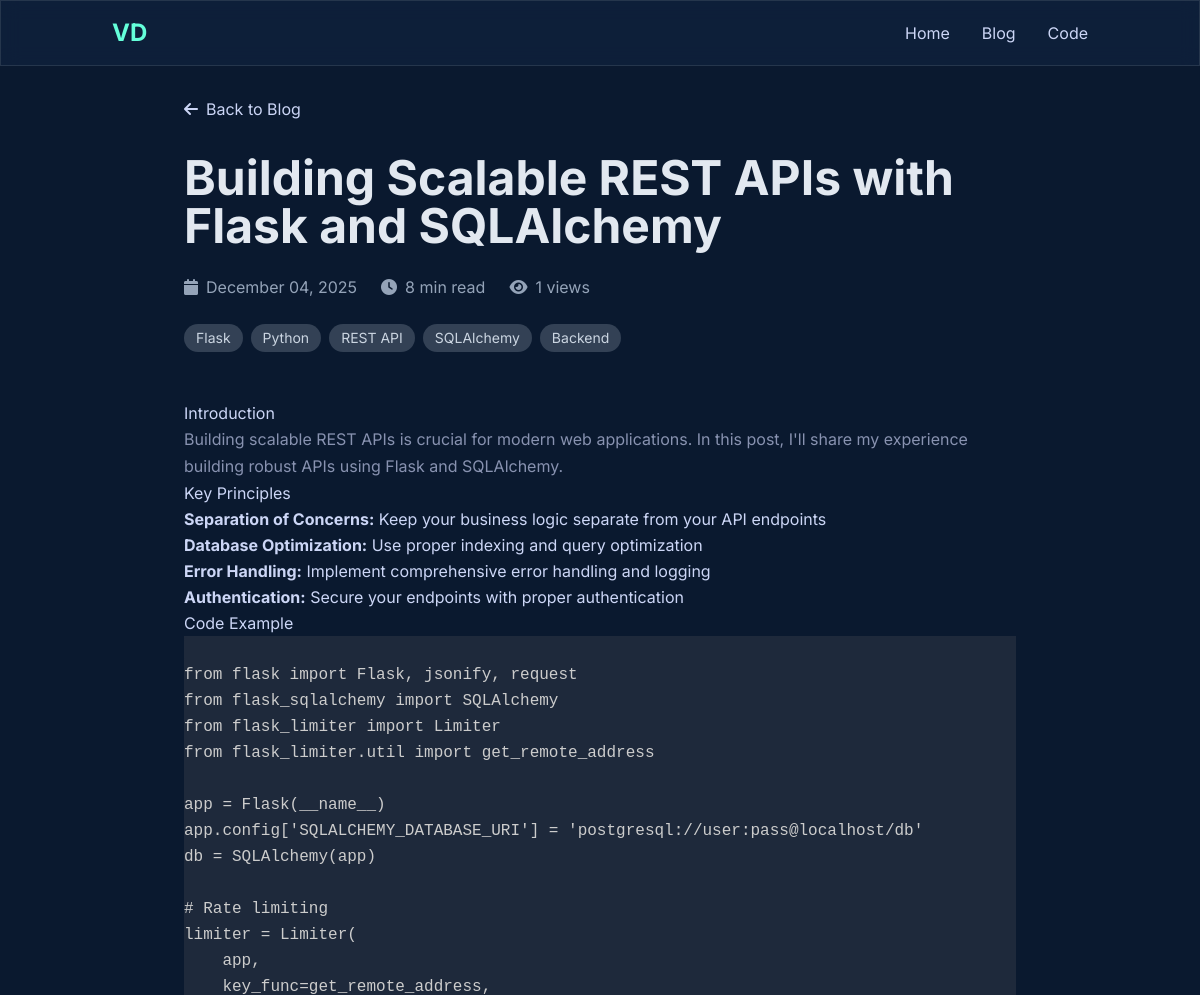
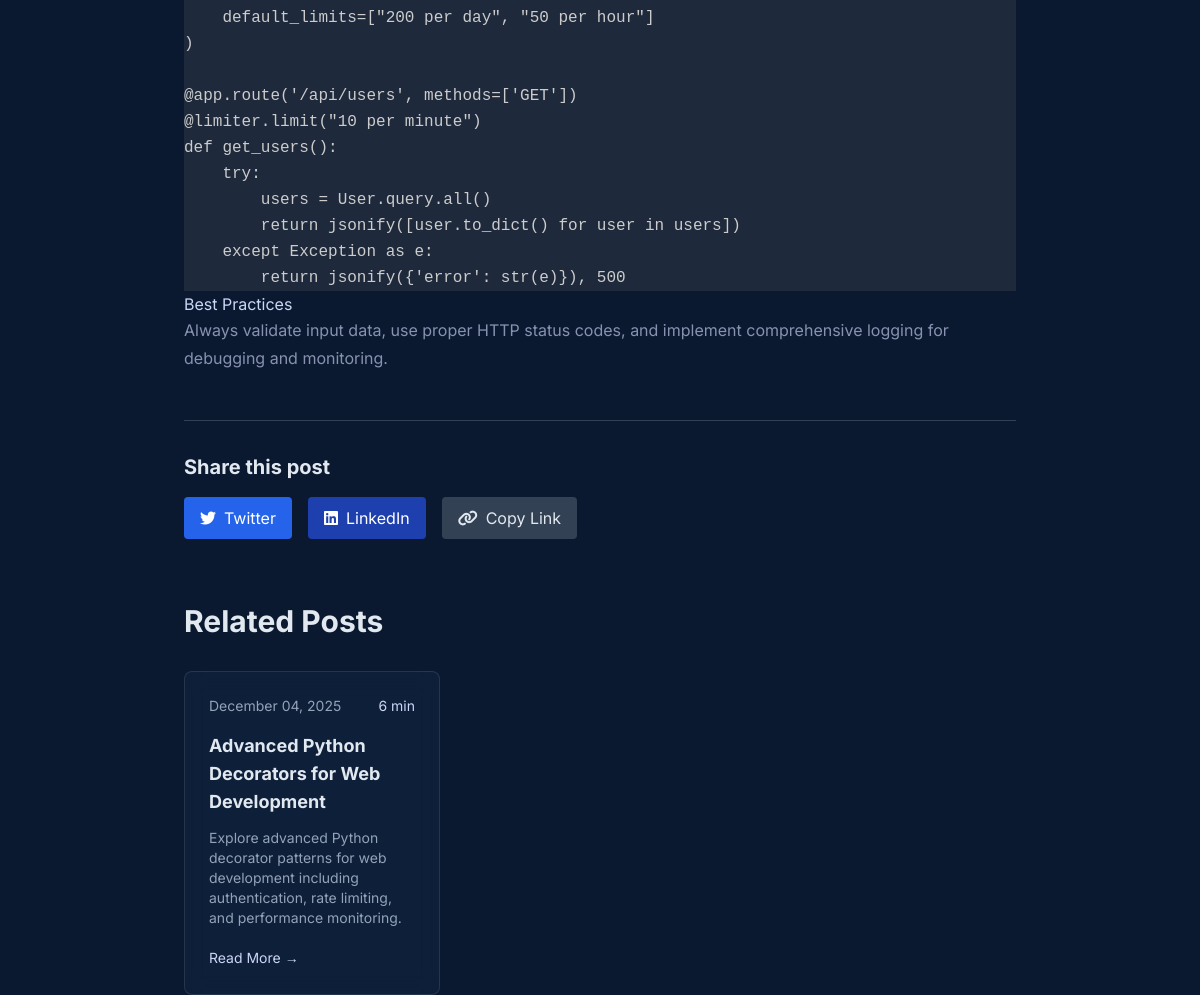
Page /blog/building-scalable-rest-apis-flask-sqlalchemy on the committed database (2 pictures, top to bottom).
### app.py (models this page shows)
class BlogPost(db.Model):
    id = db.Column(db.Integer, primary_key=True)
    title = db.Column(db.String(200), nullable=False)
    slug = db.Column(db.String(200), nullable=False, unique=True)
    content = db.Column(db.Text, nullable=False)
    excerpt = db.Column(db.Text)
    tags = db.Column(db.String(500))  # Comma-separated
    published = db.Column(db.Boolean, default=False)
    featured = db.Column(db.Boolean, default=False)
    read_time = db.Column(db.Integer, default=5)  # minutes
    views = db.Column(db.Integer, default=0)
    created_at = db.Column(db.DateTime, default=datetime.utcnow)
    updated_at = db.Column(db.DateTime, default=datetime.utcnow, onupdate=datetime.utcnow)

### app.py (the view)
@app.route("/blog/<slug>")
def blog_post(slug):
    slug = re.sub(r'[^a-zA-Z0-9-]', '', slug)
    if not slug:
        abort(404)
    post = BlogPost.query.filter_by(slug=slug, published=True).first_or_404()
    try:
        post.views += 1
        db.session.commit()
    except Exception as e:
        app.logger.error(f"Error updating view count: {e}")
        db.session.rollback()
    related_posts = []
    if post.tags:
        tags = [sanitize_input(tag.strip()) for tag in post.tags.split(',')]
        for tag in tags[:2]:  # Use first 2 tags
            if tag:  # Only process non-empty tags
                related = BlogPost.query.filter(
                    BlogPost.tags.contains(tag),
                    BlogPost.id != post.id,
                    BlogPost.published == True
                ).limit(3).all()
                related_posts.extend(related)
    related_posts = list({p.id: p for p in related_posts}.values())[:3]
    return render_template('blog_post.html', post=post, related_posts=related_posts)

### app.py (called while the page is built)
@app.before_request
def before_request():
    if request.endpoint not in ["static"]:
        new_log = VisitorLog(
            ip=request.remote_addr,
            user_agent=request.headers.get("User-Agent"),
            path=request.path
        )
        db.session.add(new_log)
        try:
            db.session.commit()
        except:
            db.session.rollback()

@app.after_request
def after_request(response):
    response.headers['X-Content-Type-Options'] = 'nosniff'
    response.headers['X-Frame-Options'] = 'DENY'
    response.headers['X-XSS-Protection'] = '1; mode=block'
    return response

def sanitize_input(text):
    if not text:
        return ""
    text = re.sub(r'[<>"\']', '', str(text))
    return text.strip()[:1000]  # Limit length

### templates/blog_post.html (shortened to what this page needs)
<!DOCTYPE html>
<html lang="en" class="scroll-smooth">
<head>
    <script src="https://cdn.tailwindcss.com"></script>
    <link rel="stylesheet" href="https://cdnjs.cloudflare.com/ajax/libs/font-awesome/6.4.2/css/all.min.css">
    <link rel="stylesheet" href="https://cdnjs.cloudflare.com/ajax/libs/prism/1.29.0/themes/prism-tomorrow.min.css">
    <link rel="stylesheet" href="{{ url_for('static', filename='css/style.css') }}">
</head>
<body class="leading-relaxed antialiased dark">
    <header class="fixed top-0 left-0 right-0 z-50 glass-effect">
        <nav class="container mx-auto px-6 py-4 flex justify-between items-center">
            <a href="/" class="text-2xl font-bold neon-text">VD</a>
            <div class="hidden md:flex space-x-8 items-center">
                <a href="/" class="hover:text-neon-text transition duration-300">Home</a>
                <a href="/blog" class="hover:text-neon-text transition duration-300">Blog</a>
                <a href="/code-snippets" class="hover:text-neon-text transition duration-300">Code</a>
            </div>
        </nav>
    </header>
    <main class="container mx-auto px-6 md:px-16 lg:px-24 pt-24">
        <div class="mb-8">
            <a href="/blog" class="inline-flex items-center text-neon-text hover:underline">
                <i class="fa-solid fa-arrow-left mr-2"></i>
                Back to Blog
            </a>
        </div>
        <article class="max-w-4xl mx-auto">
            <header class="mb-12">
                <h1 class="text-4xl md:text-5xl font-bold text-slate-200 mb-6">{{ post.title }}</h1>
                <div class="flex flex-wrap items-center gap-6 text-slate-400 mb-6">
                    <div class="flex items-center">
                        <i class="fa-solid fa-calendar mr-2"></i>
                        {{ post.created_at.strftime('%B %d, %Y') }}
                    </div>
                    <div class="flex items-center">
                        <i class="fa-solid fa-clock mr-2"></i>
                        {{ post.read_time }} min read
                    </div>
                    <div class="flex items-center">
                        <i class="fa-solid fa-eye mr-2"></i>
                        {{ post.views }} views
                    </div>
                </div>
                {% if post.tags %}
                <div class="flex flex-wrap gap-2">
                    {% for tag in post.tags.split(',') %}
                    <span class="px-3 py-1 text-sm bg-slate-700 text-slate-300 rounded-full">{{ tag.strip() }}</span>
                    {% endfor %}
                </div>
                {% endif %}
            </header>
            <div class="prose prose-lg prose-invert max-w-none">
                {{ post.content | safe }}
            </div>
            <div class="mt-12 pt-8 border-t border-slate-700">
                <h3 class="text-xl font-bold text-slate-200 mb-4">Share this post</h3>
                <div class="flex space-x-4">
                    <a href="https://twitter.com/intent/tweet?text={{ post.title }}&url={{ request.url }}"
                       target="_blank"
                       class="flex items-center px-4 py-2 bg-blue-600 text-white rounded hover:bg-blue-700 transition">
                        <i class="fa-brands fa-twitter mr-2"></i>
                        Twitter
                    </a>
                    <a href="https://www.linkedin.com/sharing/share-offsite/?url={{ request.url }}"
                       target="_blank"
                       class="flex items-center px-4 py-2 bg-blue-800 text-white rounded hover:bg-blue-900 transition">
                        <i class="fa-brands fa-linkedin mr-2"></i>
                        LinkedIn
                    </a>
                    <button onclick="copyToClipboard()"
                            class="flex items-center px-4 py-2 bg-slate-700 text-slate-200 rounded hover:bg-slate-600 transition">
                        <i class="fa-solid fa-link mr-2"></i>
                        Copy Link
                    </button>
                </div>
            </div>
        </article>
        {% if related_posts %}
        <section class="mt-16 max-w-6xl mx-auto">
            <h2 class="text-3xl font-bold text-slate-200 mb-8">Related Posts</h2>
            <div class="grid grid-cols-1 md:grid-cols-3 gap-8">
                {% for related_post in related_posts %}
                <article class="glass-effect rounded-lg p-6 hover:scale-105 transition-transform duration-300">
                    <div class="flex items-center justify-between mb-4">
                        <span class="text-sm text-slate-400">{{ related_post.created_at.strftime('%B %d, %Y') }}</span>
                        <span class="text-sm text-neon-text">{{ related_post.read_time }} min</span>
                    </div>
                    <h3 class="text-lg font-bold text-slate-200 mb-3 hover:text-neon-text transition-colors">
                        <a href="/blog/{{ related_post.slug }}">{{ related_post.title }}</a>
                    </h3>
                    <p class="text-slate-400 mb-4 text-sm">
                        {{ related_post.excerpt or related_post.content[:100] + '...' }}
                    </p>
                    <a href="/blog/{{ related_post.slug }}" class="text-neon-text hover:underline text-sm">Read More →</a>
                </article>
                {% endfor %}
            </div>
        </section>
        {% endif %}
    </main>
</body>
</html>

### static/css/style.css (style rules this page uses)
body { font-family: 'Inter', sans-serif; }
body.dark { background-color: #0a192f; color: #ccd6f6; }
.glass-effect { background: rgba(23, 49, 85, 0.3); backdrop-filter: blur(10px); -webkit-backdrop-filter: blur(10px); border: 1px solid rgba(255, 255, 255, 0.1); }
.neon-text { color: #64ffda; }
.prose { max-width: none; }
.prose h1, .prose h2, .prose h3 { color: #ccd6f6; }
.prose p { color: #8892b0; line-height: 1.7; }
.prose code { background: #1e293b; padding: 0.2em 0.4em; border-radius: 0.25rem; }
.prose pre { background: #1e293b !important; }

### rows in the picture
BlogPost: title "Building Scalable REST APIs with Flask and SQLAlchemy", created_at "December 04, 2025", read_time "8", views "1", content "Introduction Building scalable REST APIs is crucial for modern web applications. In this post, I'll share my experience building robust APIs using Flask and SQLAlchemy. Key Principles Separation of Concerns: Keep your business logic separate from your API endpoints Database Optimization: Use proper indexing and query optimization Error Handling: Implement comprehensive error handling and logging Authentication: Secure your endpoints with proper authentication Code Example from flask import Flask, jsonify, request from flask_sqlalchemy import SQLAlchemy from flask_limiter import Limiter from flask_limiter.util import get_remote_address app = Flask(__name__)…"
BlogPost: created_at "December 04, 2025", read_time "6", title "Advanced Python Decorators for Web Development", excerpt "Explore advanced Python decorator patterns for web development including authentication, rate limiting, and performance monitoring."

### other values in the picture
{{ tag.strip() }} "Flask" "Python" "REST API" "SQLAlchemy" "Backend"
